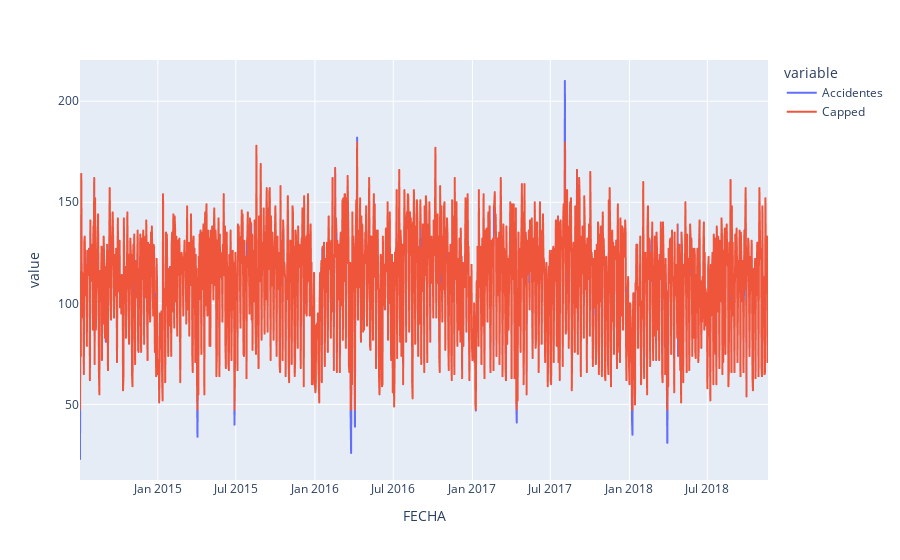

The notebook cell this image was saved under:
### Code cell
#OBSERVAMOS LA TRANSFORMACION REALIZADA
px.line(accidentes)

### Figure 1 — Plotly figure (JSON) as saved in the notebook; plotly's stock layout.template omitted (floating-point values rounded to 4 significant figures; data arrays with more than 128 entries replaced by an {"elided": "..."} marker saying what was removed)
{"data": [{"hovertemplate": "variable=Accidentes<br>FECHA=%{x}<br>value=%{y}<extra></extra>", "legendgroup": "Accidentes", "line": {"color": "#636efa", "dash": "solid"}, "marker": {"symbol": "circle"}, "mode": "lines", "name": "Accidentes", "showlegend": true, "type": "scattergl", "x": {"elided": "1600 str values"}, "xaxis": "x", "y": {"elided": "1600 int values"}, "yaxis": "y"}, {"hovertemplate": "variable=Capped<br>FECHA=%{x}<br>value=%{y}<extra></extra>", "legendgroup": "Capped", "line": {"color": "#EF553B", "dash": "solid"}, "marker": {"symbol": "circle"}, "mode": "lines", "name": "Capped", "showlegend": true, "type": "scattergl", "x": {"elided": "1600 str values"}, "xaxis": "x", "y": {"elided": "1600 float values"}, "yaxis": "y"}], "layout": {"legend": {"title": {"text": "variable"}, "tracegroupgap": 0}, "margin": {"t": 60}, "xaxis": {"anchor": "y", "domain": [0, 1], "title": {"text": "FECHA"}}, "yaxis": {"anchor": "x", "domain": [0, 1], "title": {"text": "value"}}}}
